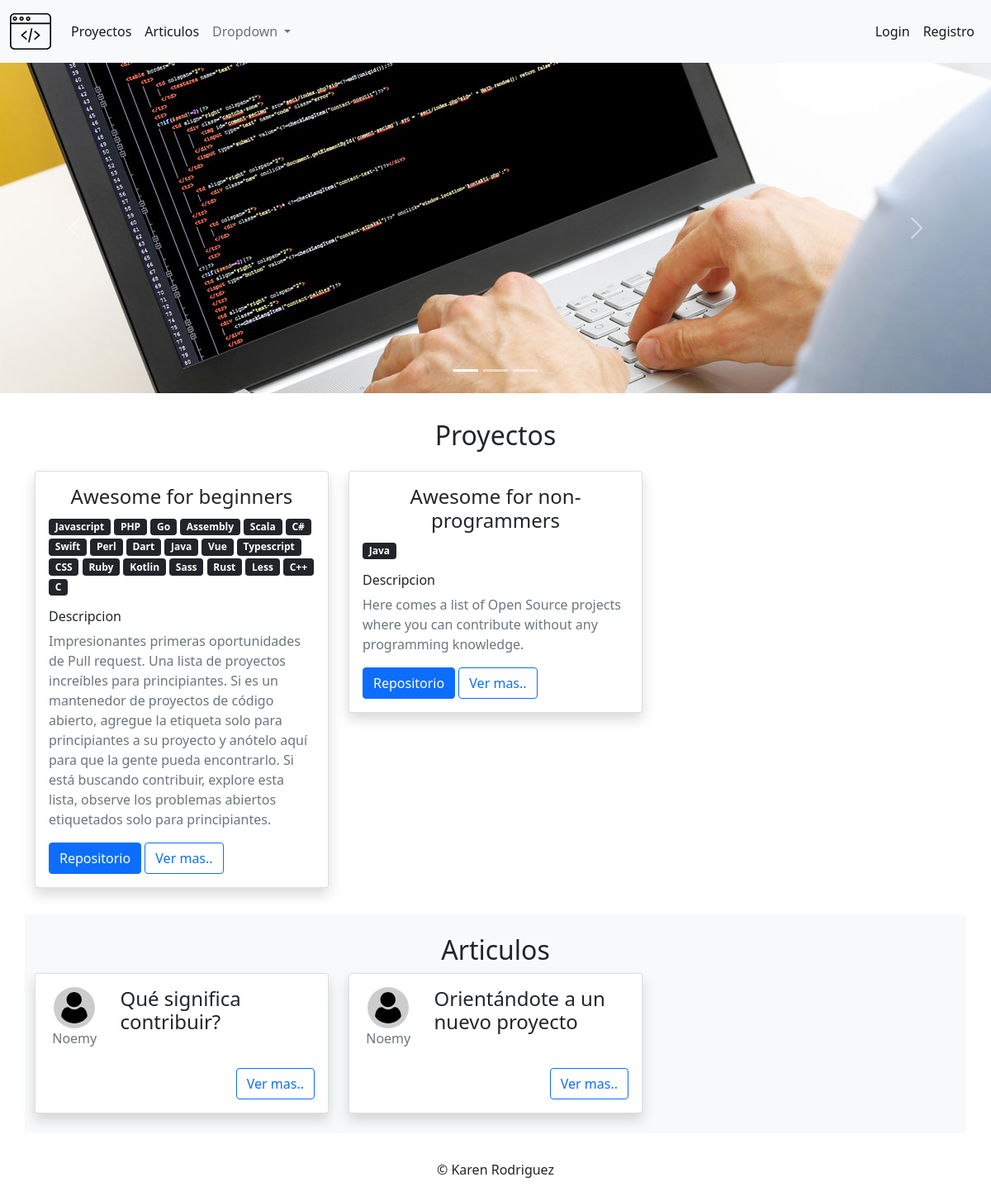
The page / on the database its author committed.
### tables this page shows
CREATE TABLE proyectos (
  id_proyecto INT NOT NULL UNIQUE AUTO_INCREMENT,
  usuario_id INT NOT NULL,
  nombre VARCHAR(255) NOT NULL,
  descripcion TEXT NOT NULL,
  repositorio VARCHAR(255) NOT NULL UNIQUE,
  tags TEXT,
  estado TINYINT NOT NULL DEFAULT 1,
  fecha DATETIME NOT NULL DEFAULT now(),
  PRIMARY KEY (id_proyecto),
  FOREIGN KEY (usuario_id) REFERENCES usuarios(id_usuario) ON UPDATE CASCADE ON DELETE RESTRICT
);

CREATE TABLE lenguajes (
  id_lenguaje INT NOT NULL UNIQUE AUTO_INCREMENT,
  nombre VARCHAR(255) NOT NULL UNIQUE,
  link TEXT NOT NULL,
  estado TINYINT NOT NULL DEFAULT 1,
  fecha DATETIME NOT NULL DEFAULT now(),
  PRIMARY KEY (id_lenguaje)
);

CREATE TABLE articulos (
  id_articulo INT NOT NULL UNIQUE AUTO_INCREMENT,
  usuario_id INT NOT NULL,
  titulo VARCHAR(255) NOT NULL UNIQUE,
  contenido TEXT NOT NULL,
  estado TINYINT NOT NULL DEFAULT 1,
  fecha DATETIME NOT NULL DEFAULT now(),
  PRIMARY KEY (id_articulo),
  FOREIGN KEY (usuario_id) REFERENCES usuarios(id_usuario) ON UPDATE CASCADE ON DELETE RESTRICT
);

CREATE TABLE usuarios (
  id_usuario INT NOT NULL UNIQUE AUTO_INCREMENT,
  nick VARCHAR(50) NOT NULL UNIQUE,
  email VARCHAR(255) NOT NULL UNIQUE,
  pass VARCHAR(255) NOT NULL,
  rol VARCHAR(20) NOT NULL,
  estado TINYINT NOT NULL DEFAULT 1,
  fecha DATETIME NOT NULL DEFAULT now(),
  PRIMARY KEY (id_usuario)
);

### index.php (called while the page is built, shortened)
<?php
require_once("Helpers/Helpers.php");
$url = !empty($_GET["url"]) ? $_GET["url"] : "home/home";
$arrUrl = explode("/", $url);
$controller = $arrUrl[0];
$method = $arrUrl[0];
if (!empty($arrUrl[1])) {
    if ($arrUrl[1] != "") {
        $method = $arrUrl[1];
    }
}
require_once("Libraries/Core/Load.php");

### Libraries/Core/Controlador.php (called while the page is built, shortened)
<?php
class Controlador
{
    public function loadModel()
    {
        $controlador = get_class($this);
        if ($controlador != "Dashboard") {
            $model = get_class($this) . "Modelo";
            $routClass = "Modelo/" . $model . ".php";
        } else {
        }
    }
    public function loadView()
    {
        $controlador = get_class($this);
        if ($controlador != "Comentario") {
            $vista = $controlador . "Vista";
            $routClass = "Vista/" . strtolower($controlador) . "/" . $vista . ".php";
        }
    }
}

### Libraries/Core/Conexion.php (called while the page is built)
<?php
class Conexion
{
    private $conect;
    public function __construct()
    {
        $connectionString = "mysql:host=" . DB_HOST . ";dbname=" . DB_NAME . ";.DB_CHARSET.";
        try {
            $this->conect = new PDO($connectionString, DB_USER, DB_PASSWORD);
            $this->conect->setAttribute(PDO::ATTR_ERRMODE, PDO::ERRMODE_EXCEPTION);
        } catch (PDOException $e) {
            $this->conect = "Error de conexion";
            echo "Error: " . $e->getMessage();
        }
    }
    public function conect()
    {
        return $this->conect;
    }
}

### Libraries/Core/Mysql.php (called while the page is built, shortened)
<?php
class Mysql extends Conexion
{
    private $conexion;
    function __construct()
    {
        $this->conexion = new Conexion();
        $this->conexion = $this->conexion->conect();
    }
    public function select_all(string $query)
    {
        $this->strquery = $query;
        $result = $this->conexion->prepare($this->strquery);
        $result->execute();
        $data = $result->fetchall(PDO::FETCH_ASSOC);
        return $data;
    }
}

### Libraries/Core/Vista.php (called while the page is built, shortened)
<?php
class Vista
{
    public function loadModel()
    {
        $dato = explode('Vista', get_class($this));
        $model = $dato[0] . "Modelo";
        $routClass = "Modelo/" . $model . ".php";
    }
}

### Helpers/Helpers.php (called while the page is built, shortened)
<?php
function base_url()
{
    return BASE_URL;
}
function media()
{
    return BASE_URL . "assets/";
}
function headerPublic($data = "")
{
    $view_header = "Vista/template/header_public.php";
    require_once($view_header);
}
function footerPublic($data = "")
{
    $view_footer = "Vista/template/footer_public.php";
    require_once($view_footer);
}

### Vista/home/HomeVista.php (called while the page is built, shortened)
<?php
class HomeVista extends Vista
{
    public function __construct()
    {
        require_once("Modelo/ProyectoModelo.php");
        $this->proyecto = new ProyectoModelo();
        require_once("Modelo/ArticuloModelo.php");
        $this->articulo = new ArticuloModelo();
    }
    public function index()
    {
        $arrData = $this->proyecto->getActiveProyectos();
        $arrData = $this->articulo->getActiveArticulos();
        $view = VIEWS . "home/home.php";
        require_once($view);
    }
}

### Controlador/Home.php (called while the page is built, shortened)
<?php
class Home extends Controlador
{
    public function home()
    {
        $this->vista->index();
    }
}

### Modelo/ProyectoModelo.php (called while the page is built, shortened)
<?php
class ProyectoModelo extends Mysql
{
    public function getActiveProyectos()
    {
        try {
            $sql = "SELECT * FROM proyectos WHERE estado = 1";
            $request = $this->select_all($sql);
            for ($i = 0; $i < count($request); $i++) {
                $id = $request[$i]['id_proyecto'];
                $sql_lenguajes = "SELECT lenguajes.*  FROM proyectos, lenguajes, proyecto_lenguaje WHERE proyectos.id_proyecto = $id AND proyecto_lenguaje.proyecto_id = proyectos.id_proyecto AND proyecto_lenguaje.lenguaje_id = lenguajes.id_lenguaje";
                $request_lenguajes = $this->select_all($sql_lenguajes);
                $request[$i]["lenguajes"] = $request_lenguajes;
            }
            return $request;
        } catch (Exception $e) {
            echo $e->getMessage();
        }
    }
}

### Modelo/ArticuloModelo.php (called while the page is built, shortened)
<?php
class ArticuloModelo extends Mysql
{
    public function getActiveArticulos()
    {
        try {
            $sql = "SELECT articulos.*, usuarios.nick FROM articulos, usuarios
                WHERE articulos.estado = 1
                AND articulos.usuario_id = usuarios.id_usuario";
            $request = $this->select_all($sql);
            return $request;
        } catch (Exception $e) {
            echo $e->getMessage();
        }
    }
}

### Vista/home/home.php (the view, shortened to what this page needs)
<?php headerPublic($data); ?>
<div id="carouselExampleIndicators" class="carousel slide" data-bs-ride="carousel">
    <ol class="carousel-indicators">
        <li data-bs-target="#carouselExampleIndicators" data-bs-slide-to="0" class="active"></li>
        <li data-bs-target="#carouselExampleIndicators" data-bs-slide-to="1"></li>
        <li data-bs-target="#carouselExampleIndicators" data-bs-slide-to="2"></li>
    </ol>
    <div class="carousel-inner">
        <div class="carousel-item active">
            <img src="<?= media(); ?>images/uploads/softwaredevelopment.jpeg" class="d-block w-100" alt="...">
        </div>
    </div>
    <a class="carousel-control-prev" href="#carouselExampleIndicators" role="button" data-bs-slide="prev">
        <span class="carousel-control-prev-icon" aria-hidden="true"></span>
    </a>
    <a class="carousel-control-next" href="#carouselExampleIndicators" role="button" data-bs-slide="next">
        <span class="carousel-control-next-icon" aria-hidden="true"></span>
    </a>
</div>
<div class="container my-2 py-4">
    <h2 class="text-center mb-4">Proyectos</h2>
    <div class="row row-cols-1 row-cols-md-3 g-4">
        <?php foreach ($data["proyectos"] as $item) { ?>
            <div class="col">
                <div class="card shadow">
                    <div class="card-body">
                        <h4 class="card-title text-center"><?= $item['nombre'] ?></h4>
                        <?php foreach ($item['lenguajes'] as $lenguaje) { ?>
                            <span class="badge bg-dark"><?= $lenguaje['nombre'] ?></span>
                        <?php } ?>
                        <div class="my-3">
                            <h6>Descripcion</h6>
                            <p class="card-text text-muted"><?= $item['descripcion'] ?></p>
                        </div>
                        <a href="<?= $item['repositorio'] ?>" target="_blank" class="btn btn-primary">Repositorio</a>
                        <a href="<?= base_url(); ?>home/verProyecto/<?= $item['id_proyecto'] ?> " class="btn btn-outline-primary">Ver mas..</a>
                    </div>
                </div>
            </div>
        <?php } ?>
    </div>
</div>
<div class="container bg-light my-2 py-4">
    <div class="row">
        <h2 class="text-center ">Articulos</h2>
    </div>
    <div class="row row-cols-1 row-cols-md-3 g-4 ">
        <?php foreach ($data["articulos"] as $item) { ?>
            <div class="col">
                <div class="card shadow">
                    <div class="card-body">
                        <div class="row">
                            <div class="col-3 d-flex flex-column justify-content-center align-items-center">
                                <img src="<?= media(); ?>images/uploads/usuario.svg" class="rounded-circle avatar" alt="...">
                                <p class="text-muted"><?= $item['nick'] ?></p>
                            </div>
                            <div class="col-9">
                                <h4 class="card-title"><?= $item['titulo'] ?></h4>
                            </div>
                        </div>
                        <div class="d-flex justify-content-end mt-2">
                            <a href="<?= base_url(); ?>home/verArticulo/<?= $item['id_articulo'] ?> " class="btn btn-outline-primary">Ver mas..</a>
                        </div>
                    </div>
                </div>
            </div>
        <?php } ?>
    </div>
</div>
<?php footerPublic($data); ?>

### Libraries/Core/Load.php (shortened to what this page needs)
<?php
$controller = ucwords($controller);
$controllerFile = "Controlador/".$controller.".php";
if(file_exists($controllerFile)){
    $controller = new $controller();
    if(method_exists($controller, $method)){
        $controller->{$method}($params);
    } else{
        echo "No existe el metodo";
        require_once("Controlador/Error.php");
    }
}else{
    echo "No existe controllador";
    require_once("Controlador/Error.php");
}

### Vista/template/header_public.php (shortened to what this page needs)
<!DOCTYPE html>
<html lang="en">
<head>
    <link rel="stylesheet" type="text/css" href="<?= media(); ?>css/bootstrap.min.css">
    <link rel="stylesheet" type="text/css" href="https://maxcdn.bootstrapcdn.com/font-awesome/4.7.0/css/font-awesome.min.css">
    <link rel="stylesheet" type="text/css" href="<?= media(); ?>css/styles.css">
</head>
<body>
    <nav class="navbar navbar-expand-lg navbar-light bg-light shadow">
        <div class="container-fluid">
            <a class="navbar-brand" href="<?php echo base_url(); ?>"><img src="<?= media(); ?>images/uploads/programacion-web.svg" alt="Logo" style="width: 50px;"></a>
            <div class="collapse navbar-collapse" id="navbarSupportedContent">
                <ul class="navbar-nav me-auto mb-2 mb-lg-0">
                    <li class="nav-item">
                        <a class="nav-link active" aria-current="page" href="<?php echo base_url(); ?>home/proyectos">Proyectos</a>
                    </li>
                    <li class="nav-item">
                        <a class="nav-link active" aria-current="page" href="<?php echo base_url(); ?>home/articulos">Articulos</a>
                    </li>
                    <li class="nav-item dropdown">
                        <a class="nav-link dropdown-toggle" href="#" id="navbarDropdown" role="button" data-bs-toggle="dropdown" aria-expanded="false">
                            Dropdown
                        </a>
                    </li>
                </ul>
                <ul class="navbar-nav">
                    <?php if ($_SESSION['login']) { ?>
                        <li class="nav-item">
                            <a class="nav-link active" aria-current="page" href="<?php echo base_url(); ?>dashboard">Dashboard</a>
                        </li>
                    <?php } else { ?>
                        <li class="nav-item">
                            <a class="nav-link active" aria-current="page" href="<?php echo base_url(); ?>login">Login</a>
                        </li>
                        <li class="nav-item">
                            <a class="nav-link active" aria-current="page" href="<?php echo base_url(); ?>register">Registro</a>
                        </li>
                    <?php } ?>
                </ul>
            </div>
        </div>
    </nav>

### Vista/template/footer_public.php (shortened to what this page needs)
<footer>
    <div class="py-4">
        <p class="text-center">&copy; Karen Rodriguez</p>
    </div>
</footer>
</body>
</html>

### Vista/template/header_public.php (style rules this page uses)
.avatar { width: 50px; background: #ccc; padding: 6px; }

### rows shown on the page
proyectos: nombre "Awesome for beginners", descripcion "Impresionantes primeras oportunidades de Pull request. Una lista de proyectos increíbles para principiantes. Si es un mantenedor de proyectos de código abierto, agregue la etiqueta solo para principiantes a su proyecto y anótelo aquí para que la gente pueda encontrarlo. Si está buscando contribuir, explore esta lista, observe los problemas abiertos etiquetados solo para principiantes."
lenguajes: nombre "Javascript"
lenguajes: nombre "PHP"
lenguajes: nombre "Go"
lenguajes: nombre "Assembly"
lenguajes: nombre "Scala"
lenguajes: nombre "C#"
lenguajes: nombre "Swift"
lenguajes: nombre "Perl"
lenguajes: nombre "Dart"
lenguajes: nombre "Java"
lenguajes: nombre "Vue"
lenguajes: nombre "Typescript"
lenguajes: nombre "CSS"
lenguajes: nombre "Ruby"
lenguajes: nombre "Kotlin"
lenguajes: nombre "Sass"
lenguajes: nombre "Rust"
lenguajes: nombre "Less"
lenguajes: nombre "C++"
lenguajes: nombre "C"
proyectos: nombre "Awesome for non-programmers", descripcion "Here comes a list of Open Source projects where you can contribute without any programming knowledge."
articulos: usuario.nick "Noemy", titulo "Qué significa contribuir?"
articulos: usuario.nick "Noemy", titulo "Orientándote a un nuevo proyecto"
